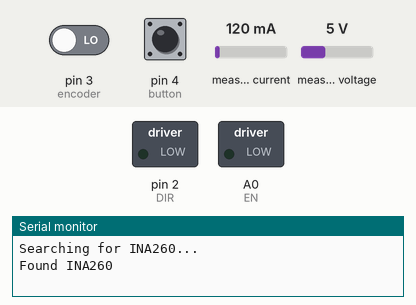
A sketch run on a simulated Arduino Uno, built with avr-gcc and run on an emulated ATmega328P. Parts: switched loads named in the sketch (green lamp = pin HIGH), the last lines printed to the serial monitor. Dashed ring = blinking. Inputs (shaded band) come from the test bench; at power-on: pin 4 (button) LOW, pin 3 (encoder) LOW, measured current 120 mA, measured voltage 5 V.

Above: at 1.2 s.
1.3 s: pin 4 (button) pulled HIGH for 3.2 s
At 2.1 s:
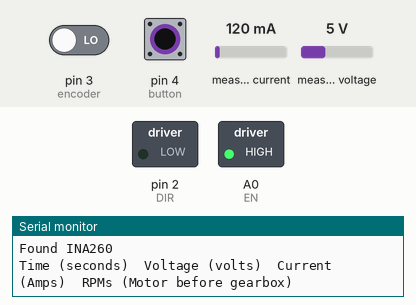
Timing chart, 0 to 5.8 s (numbered marks = the images above; inputs shaded):
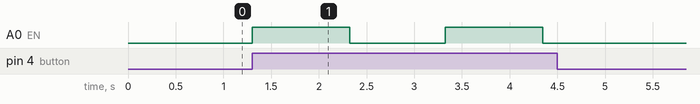

The sketch:

MXET375_Final_Project.ino
```cpp
#include <Adafruit_INA260.h>

// Motor control
#define DIR 2
#define EN  A0
#define encoder  3
int Speed(int newSpeed);
int currentSpeed = 0;

// Data collection
void print_labes();
void publishData();
// INA260 is connected to the SDA (A4) and SCL (A5) ports
Adafruit_INA260 ina260 = Adafruit_INA260(); // voltage,current, power sensor
unsigned long freq;
unsigned long rpm;
float startTime;
float seconds;
float testTime = 1; //Time in seconds that the motor will run
float voltage;
float current;


// Digital input
const int button = 4;
int buttonState = LOW;

void setup() {
  // ------------------ Motor Setup -----------------
  pinMode(DIR, OUTPUT);
  pinMode(EN, OUTPUT);

  // Initialize our direction and speed to 0
  Speed(currentSpeed);
  delay(10);   // Wait for things to settle

  // ------------------ Data Setup ------------------
  pinMode(encoder, INPUT);

  Serial.begin(9600); // Baud Rate ENSURE this is the same in the Python Script

  // Check if serial port is open
  while (!Serial) { delay(10); }

  Serial.println("Searching for INA260...");

  // Check that INA260 chip is connected
  if (!ina260.begin()) {
    Serial.println("Error: No INA260 chip");
    while (1);
  }
  Serial.println("Found INA260");

  // -------------- Digital Input Setup -------------
  pinMode(button, INPUT);
}

void loop() {
  buttonState = digitalRead(button); // Read the state of the button

  if (buttonState == HIGH) {
     // Turn on the motor
     Speed(255);

     // Begin Testing
     startTime = millis();
     seconds = 0;

     // Print top row labels
     print_labes();

     // Gather data for testTime number of seconds
     while (seconds <= testTime) {
      // Data is taken in mV and mA, results converted to V and Amps
      current = (ina260.readCurrent()) / 1000;
      voltage = (ina260.readBusVoltage()) / 1000;

      //Frequency in Hz
      freq = 100000 / checkRPM();
      rpm = (freq * 60);

      // Time in seconds
      seconds = ((millis() - startTime)/1000);

      // Output data to the serial monitor
      publishData();
     }

     // Turn off motor, prepare for next test
     Speed(0);
     delay(1000);
  }
}

// -------------------- Motor Control Function -------------------------
// Set the speed of the motor
int Speed(int newSpeed) {
  // Ensure that new speed is within bounds
  if (newSpeed > 255) newSpeed = 255;
  else if (newSpeed < -255) newSpeed = -255;

  // Set our new speed
  currentSpeed = newSpeed;

  // Get the absolute value
  if (newSpeed < 0) newSpeed = -newSpeed;

  // Set our pin to output the new speed
  analogWrite(EN, newSpeed);

  return currentSpeed;
}

// -------------------- Data Collection Functions ---------------------

// Check motor RPM
int checkRPM() {
  int highPulse;
  int lowPulse;
  int pulseTotal;

  highPulse = pulseIn(encoder, HIGH);
  pulseTotal = highPulse*2;

  return pulseTotal;
}

void print_labes() {
  Serial.print("Time (seconds)\t");
  Serial.print("Voltage (volts)\t");
  Serial.print("Current (Amps)\t");
  Serial.print("RPMs (Motor before gearbox)\n");
}

// Write the recorded data over serial
void publishData() {
  // Time (seconds)
  Serial.print(seconds);
  Serial.print("\t");
  delay(10); //This delay allows the time to only be recorded every 10 ms

  // Voltage (volts)
  Serial.print(voltage);
  Serial.print("\t");

  // Current (Amps)
  Serial.print(current);
  Serial.print("\t");

  // Revolutions (rpm)
  Serial.println(rpm);
}
```

Measured:
- after the input at 1.3 s, A0 (EN): alternates HIGH for 1.0 s and LOW for 1.0 s, 4 changes in all, then stays LOW, starting at once
